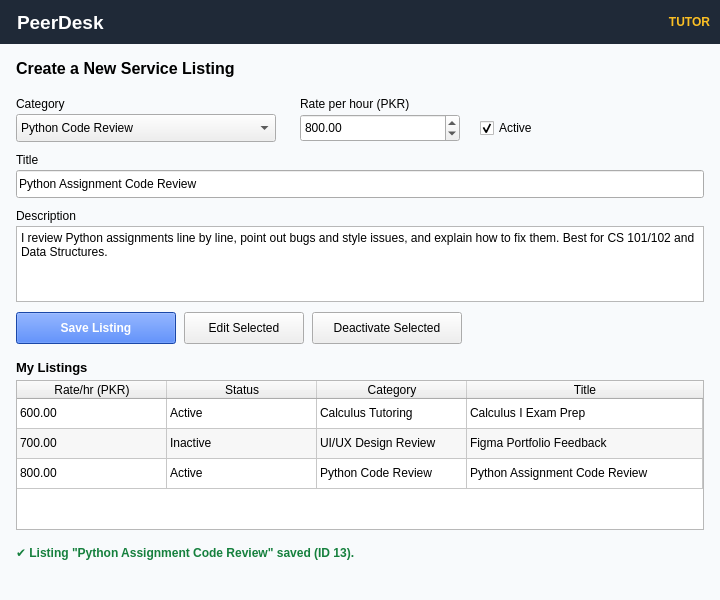
<?xml version="1.0" encoding="UTF-8"?>
<ui version="4.0">
 <class>tutor_listing</class>
 <widget class="QWidget" name="tutor_listing"><property name="geometry"><rect><x>0</x><y>0</y><width>720</width><height>600</height></rect></property><property name="windowTitle"><string>PeerDesk - My Service Listings</string></property><property name="styleSheet"><string>QWidget#tutor_listing { background-color: #f8fafc; }</string></property><widget class="QLabel" name="label_26"><property name="geometry"><rect><x>0</x><y>0</y><width>720</width><height>44</height></rect></property><property name="text"><string>PeerDesk</string></property><property name="font"><font><pointsize>14</pointsize><bold>true</bold></font></property><property name="styleSheet"><string>background-color: #1f2937; color: white; padding-left: 12px;</string></property></widget><widget class="QLabel" name="label_27"><property name="geometry"><rect><x>550</x><y>0</y><width>160</width><height>44</height></rect></property><property name="alignment"><set>Qt::AlignRight|Qt::AlignVCenter</set></property><property name="text"><string>TUTOR</string></property><property name="font"><font><bold>true</bold></font></property><property name="styleSheet"><string>background-color: #1f2937; color: #fbbf24;</string></property></widget><widget class="QLabel" name="label_28"><property name="geometry"><rect><x>16</x><y>54</y><width>688</width><height>28</height></rect></property><property name="text"><string>Create a New Service Listing</string></property><property name="font"><font><pointsize>12</pointsize><bold>true</bold></font></property></widget><widget class="QLabel" name="label_29"><property name="geometry"><rect><x>16</x><y>94</y><width>200</width><height>20</height></rect></property><property name="text"><string>Category</string></property></widget><widget class="QComboBox" name="comboBox_3"><property name="geometry"><rect><x>16</x><y>114</y><width>260</width><height>28</height></rect></property><property name="currentIndex"><number>0</number></property><item><property name="text"><string>Python Code Review</string></property></item><item><property name="text"><string>Calculus Tutoring</string></property></item><item><property name="text"><string>UI/UX Design Review</string></property></item><item><property name="text"><string>Data Structures Tutoring</string></property></item></widget><widget class="QLabel" name="label_30"><property name="geometry"><rect><x>300</x><y>94</y><width>200</width><height>20</height></rect></property><property name="text"><string>Rate per hour (PKR)</string></property></widget><widget class="QDoubleSpinBox" name="doubleSpinBox_1"><property name="geometry"><rect><x>300</x><y>114</y><width>160</width><height>28</height></rect></property><property name="maximum"><double>99999.0</double></property><property name="value"><double>800.0</double></property></widget><widget class="QCheckBox" name="checkBox_2"><property name="geometry"><rect><x>480</x><y>116</y><width>120</width><height>24</height></rect></property><property name="text"><string>Active</string></property><property name="checked"><bool>true</bool></property></widget><widget class="QLabel" name="label_31"><property name="geometry"><rect><x>16</x><y>150</y><width>200</width><height>20</height></rect></property><property name="text"><string>Title</string></property></widget><widget class="QLineEdit" name="lineEdit_8"><property name="geometry"><rect><x>16</x><y>170</y><width>688</width><height>28</height></rect></property><property name="text"><string>Python Assignment Code Review</string></property></widget><widget class="QLabel" name="label_32"><property name="geometry"><rect><x>16</x><y>206</y><width>200</width><height>20</height></rect></property><property name="text"><string>Description</string></property></widget><widget class="QTextEdit" name="textEdit_1"><property name="geometry"><rect><x>16</x><y>226</y><width>688</width><height>76</height></rect></property><property name="plainText"><string>I review Python assignments line by line, point out bugs and style issues, and explain how to fix them. Best for CS 101/102 and Data Structures.</string></property></widget><widget class="QPushButton" name="pushButton_6"><property name="geometry"><rect><x>16</x><y>312</y><width>160</width><height>32</height></rect></property><property name="text"><string>Save Listing</string></property><property name="styleSheet"><string>background-color: #2563eb; color: white; font-weight: bold; padding: 4px;</string></property></widget><widget class="QPushButton" name="pushButton_7"><property name="geometry"><rect><x>184</x><y>312</y><width>120</width><height>32</height></rect></property><property name="text"><string>Edit Selected</string></property></widget><widget class="QPushButton" name="pushButton_8"><property name="geometry"><rect><x>312</x><y>312</y><width>150</width><height>32</height></rect></property><property name="text"><string>Deactivate Selected</string></property></widget><widget class="QLabel" name="label_33"><property name="geometry"><rect><x>16</x><y>356</y><width>300</width><height>22</height></rect></property><property name="text"><string>My Listings</string></property><property name="font"><font><pointsize>10</pointsize><bold>true</bold></font></property></widget><widget class="QTableWidget" name="tableWidget_2"><property name="geometry"><rect><x>16</x><y>380</y><width>688</width><height>150</height></rect></property><property name="alternatingRowColors"><bool>true</bool></property><property name="selectionBehavior"><enum>QAbstractItemView::SelectRows</enum></property><attribute name="verticalHeaderVisible"><bool>false</bool></attribute><attribute name="horizontalHeaderStretchLastSection"><bool>true</bool></attribute><property name="font"><font><pointsize>9</pointsize></font></property><attribute name="horizontalHeaderDefaultSectionSize"><number>150</number></attribute><column><property name="text"><string>Rate/hr (PKR)</string></property></column><column><property name="text"><string>Status</string></property></column><column><property name="text"><string>Category</string></property></column><column><property name="text"><string>Title</string></property></column><row><property name="text"><string/></property></row><row><property name="text"><string/></property></row><row><property name="text"><string/></property></row><item row="0" column="0"><property name="text"><string>600.00</string></property></item><item row="0" column="1"><property name="text"><string>Active</string></property></item><item row="0" column="2"><property name="text"><string>Calculus Tutoring</string></property></item><item row="0" column="3"><property name="text"><string>Calculus I Exam Prep</string></property></item><item row="1" column="0"><property name="text"><string>700.00</string></property></item><item row="1" column="1"><property name="text"><string>Inactive</string></property></item><item row="1" column="2"><property name="text"><string>UI/UX Design Review</string></property></item><item row="1" column="3"><property name="text"><string>Figma Portfolio Feedback</string></property></item><item row="2" column="0"><property name="text"><string>800.00</string></property></item><item row="2" column="1"><property name="text"><string>Active</string></property></item><item row="2" column="2"><property name="text"><string>Python Code Review</string></property></item><item row="2" column="3"><property name="text"><string>Python Assignment Code Review</string></property></item></widget><widget class="QLabel" name="label_34"><property name="geometry"><rect><x>16</x><y>540</y><width>688</width><height>24</height></rect></property><property name="text"><string>✔ Listing "Python Assignment Code Review" saved (ID 13).</string></property><property name="styleSheet"><string>color: #15803d; font-weight: bold;</string></property><property name="wordWrap"><bool>true</bool></property></widget></widget>
 <resources/>
 <connections/>
</ui>
